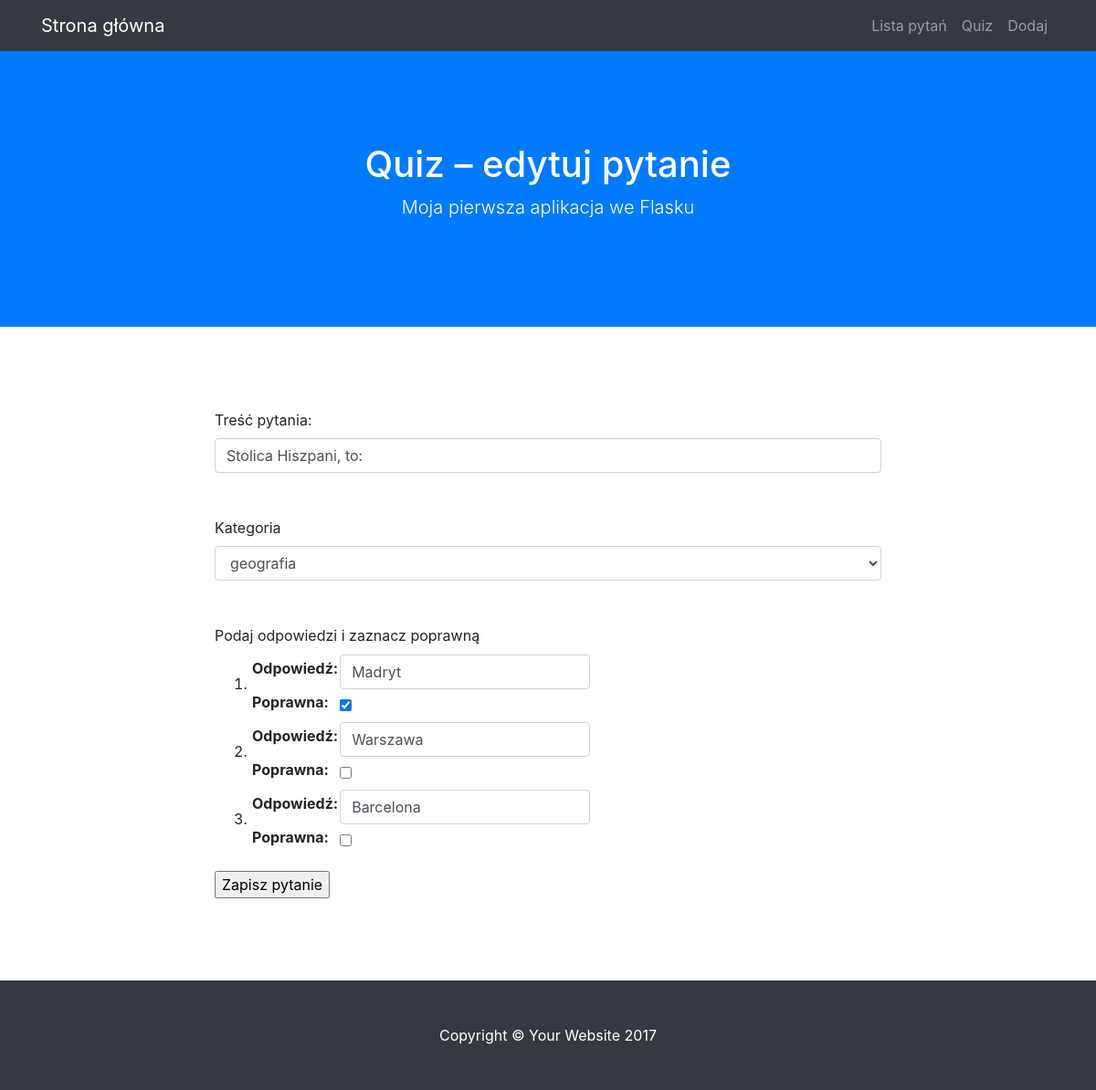
The app's page /edytuj/1, older data.
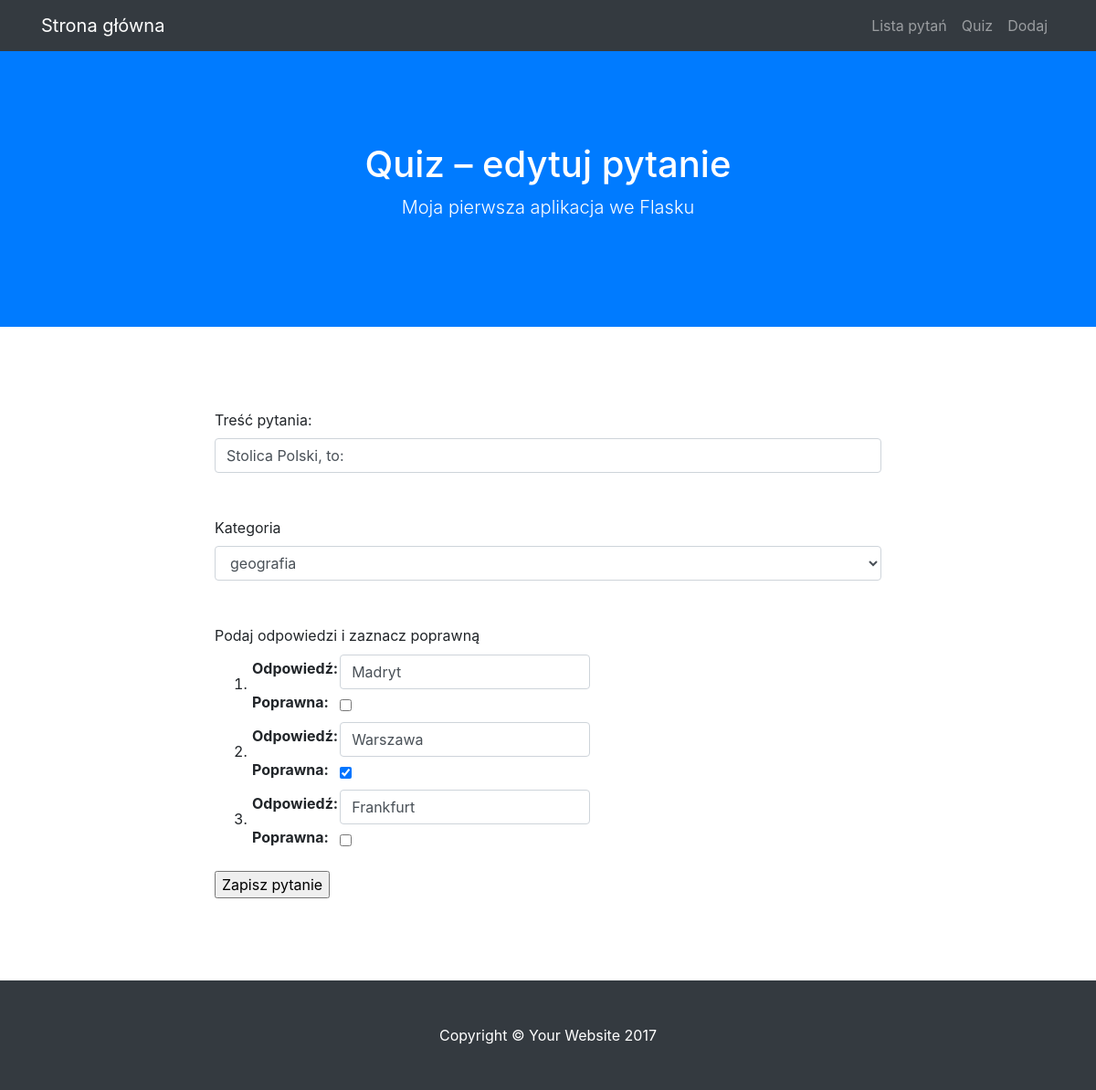
The same page, newer data.
### modele.py (models this page shows)
class BazaModel(Model):
    class Meta:
        database = baza

class Pytanie(BazaModel):
    pytanie = CharField(null=False)
    kategoria = ForeignKeyField(Kategoria, related_name='pytania')

### views.py (the view, shortened to what this page needs)
@app.route("/edytuj/<int:pid>", methods=['GET', 'POST'])
def edytuj(pid):
    p = get_or_404(pid)
    form = PytanieForm(obj=p)
    form.kategoria.choices = [(k.id, k.kategoria) for k in Kategoria.select()]
    form.kategoria.data = p.kategoria.id
    odpowiedzi = []
    for o in Odpowiedz.select().where(Odpowiedz.pytanie == p.id).dicts():
        odpowiedzi.append(o)
    print (odpowiedzi)
    return render_template("edytuj.html", form=form)

### forms.py
class PytanieForm(FlaskForm):
    pytanie = StringField('Treść pytania:',
                             validators=[Required(message=blad1)],
                             render_kw={'class':'form-control'})
    kategoria = SelectField('Kategoria', coerce=int)
    odpowiedzi = FieldList(FormField(OdpForm), min_entries=3)

class OdpForm(FlaskForm):
    id = HiddenField("Odpowiedz id")
    pytanie = HiddenField("Pytanie id")
    odpowiedz = StringField('Odpowiedź:',
                             validators=[Required(message=blad1)],
                             render_kw={'class':'form-control'})
    odpok = BooleanField('Poprawna:')

### quiz.py (called while the page is built)
@app.before_request
def before_request():
    g.db = baza
    g.db.connect()

@app.after_request
def after_request(response):
    g.db.close()
    return response

### views.py (called while the page is built)
def get_or_404(pid):
    try:
        p = Pytanie.get_by_id(pid)
        return p
    except Pytanie.DoesNotExist:
        abort(404)

### templates/edytuj.html (shortened to what this page needs)
{% extends "szablon.html" %}
{% block h1 %}Quiz – edytuj pytanie{% endblock %}
{% block tresc %}
    {% include "pytanie_form.html" %}
{% endblock %}

### templates/pytanie_form.html (shortened to what this page needs)
<form method="POST">
    {{ form.pytanie.label }}<br>
    {{ form.pytanie }}<br>
    <br>
    {{ form.kategoria.label }}<br>
    {{ form.kategoria(class="form-control") }}<br>
    <br>
    <label>Podaj odpowiedzi i zaznacz poprawną</label><br>
    <ol>
    {% for o in form.odpowiedzi %}
        <li>{{ o }}</li>
    {% endfor %}
    </ol>
    <input type="submit" value="Zapisz pytanie">
</form>

Row changes from the older to the newer data that the page shows:
changed Pytanie "geografia": pytanie "Stolica Hiszpani, to:" → "Stolica Polski, to:"
Text that changed along with them:
form field o: "☑" → "☐"
form field o: "☐" → "☑"
form field o: "Barcelona" → "Frankfurt"
